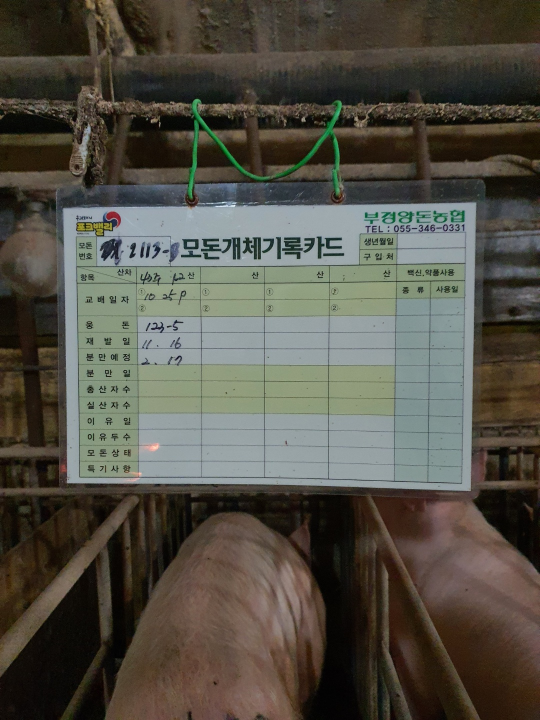
#> input picture easyOCRtest/data/dataset_img/KakaoTalk_Photo_2022-02-17-14-18-05-41.jpeg, 1080 x 1440 px, given in place of KakaoTalk_Photo_2022-02-17-14-18-05-74.jpeg, which was not available (shown at 1/2 size); the run also reads 1 picture not shown here
$ python data_preprocessing2.py
#> lines starting #> are read from the running program, lines starting #| are printed output that depends on the picture; pictures that were not available may be replaced by others from this repository, and a replacement may not be noted
import json
import os
import cv2
import matplotlib.pyplot as plt
from tqdm import tqdm


data_root_path = '/Users/shin-yujeong/PycharmProjects/easyOCRtest/data/dataset_img/'
save_root_path = '/Users/shin-yujeong/PycharmProjects/easyOCRtest/deep-text-recognition-benchmark/data/'

test_annotations = json.load(open('./test_annotation.json'))
#> (reads easyOCRtest/test_annotation.json from the repository)
gt_file = open(save_root_path + 'gt_test.txt', 'w')
for file_name in tqdm(test_annotations):
    annotations = test_annotations[file_name]
    image = cv2.imread(data_root_path + file_name)
#> image is the input picture: shape (1440, 1080, 3); mean B, G, R 70.4, 80.4, 83.2
    for idx, annotation in enumerate(annotations):
        x = int(annotation['xmin'])
        y = int(annotation['ymin'])
        w = int(annotation['xmax']) - x
        h = int(annotation['ymax']) - y
        if x <= 0 or y <= 0 or w <= 0 or h <= 0:
            continue
        text = annotation['class']
        crop_img = image[y:y + h, x:x + w]
        crop_file_name = file_name[:-4] + '_{:03}.jpg'.format(idx + 1)
        cv2.imwrite(save_root_path + 'test/' + crop_file_name, crop_img)
        gt_file.write("test/{}\t{}\n".format(crop_file_name, text))

validation_annotations = json.load(open('./validation_annotation.json'))
#> (reads easyOCRtest/validation_annotation.json from the repository)
gt_file = open(save_root_path + 'gt_validation.txt', 'w')
for file_name in tqdm(validation_annotations):
    annotations = validation_annotations[file_name]
    image = cv2.imread(data_root_path + file_name)
    for idx, annotation in enumerate(annotations):
        x = int(annotation['xmin'])
        y = int(annotation['ymin'])
        w = int(annotation['xmax']) - x
        h = int(annotation['ymax']) - y
        if x <= 0 or y <= 0 or w <= 0 or h <= 0:
            continue
        text = annotation['class']
        crop_img = image[y:y + h, x:x + w]
        crop_file_name = file_name[:-4] + '_{:03}.jpg'.format(idx + 1)
        cv2.imwrite(save_root_path + 'validation/' + crop_file_name, crop_img)
        gt_file.write("validation/{}\t{}\n".format(crop_file_name, text))
#> this loop made 61 passes
#> pass 1, `crop_img = image[y:y + h, x:x + w]`:
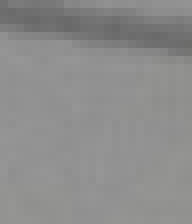
#> crop_img: shape (28, 24, 3) (shown 8 times larger); mean B, G, R 140.1, 140.6, 140.6
#> pass 2, `crop_img = image[y:y + h, x:x + w]`:
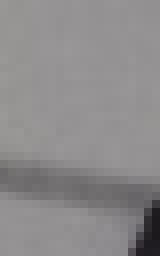
#> crop_img: shape (32, 20, 3) (shown 8 times larger); mean B, G, R 139.4, 138.6, 140.5
#> pass 3, `crop_img = image[y:y + h, x:x + w]`:
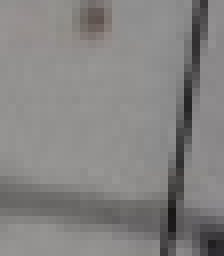
#> crop_img: shape (32, 28, 3) (shown 8 times larger); mean B, G, R 130.3, 131.4, 132.9
#> (the run stopped early here; a loop or call above may not have finished)
